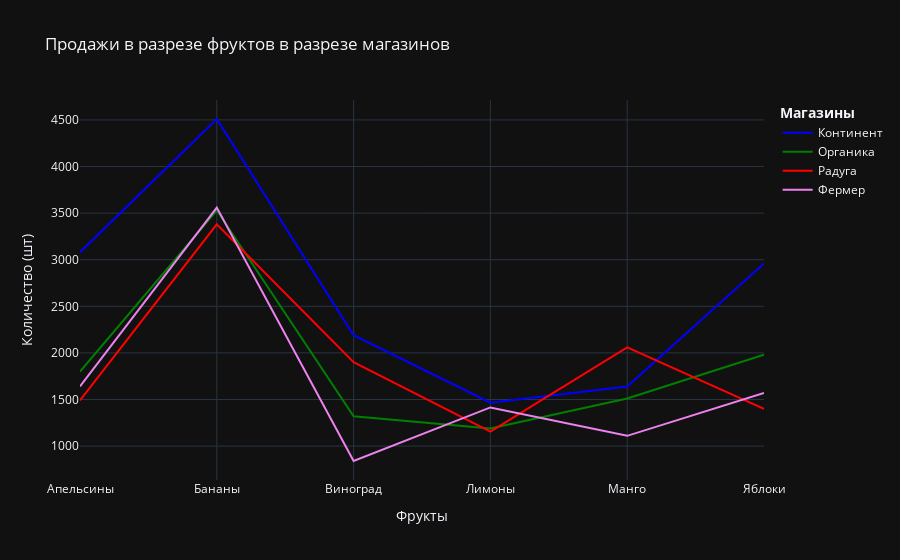

The notebook cell this image was saved under:
### Code cell
fig2 = px.line(df_stores, x='Фрукт', y="Количество",
               title='Продажи в разрезе фруктов в разрезе магазинов',
               color="Магазин",
               labels={"Фрукт": "Фрукты", "Магазин": '<b>Магазины</b>',
                       'Количество': 'Количество (шт)'},
               color_discrete_map={'Континент': 'blue', 'Радуга': 'red', 'Органика': 'green', 'Фермер': 'violet'})
fig2.show()

### Figure 1 — Plotly figure (JSON) as saved in the notebook; plotly's stock layout.template omitted (floating-point values rounded to 4 significant figures)
{"data": [{"hovertemplate": "<b>Магазины</b>=Континент<br>Фрукты=%{x}<br>Количество (шт)=%{y}<extra></extra>", "legendgroup": "Континент", "line": {"color": "blue", "dash": "solid"}, "marker": {"symbol": "circle"}, "mode": "lines", "name": "Континент", "orientation": "v", "showlegend": true, "x": ["Апельсины", "Бананы", "Виноград", "Лимоны", "Манго", "Яблоки"], "xaxis": "x", "y": [3080, 4510, 2190, 1465, 1640, 2960], "yaxis": "y", "type": "scatter"}, {"hovertemplate": "<b>Магазины</b>=Органика<br>Фрукты=%{x}<br>Количество (шт)=%{y}<extra></extra>", "legendgroup": "Органика", "line": {"color": "green", "dash": "solid"}, "marker": {"symbol": "circle"}, "mode": "lines", "name": "Органика", "orientation": "v", "showlegend": true, "x": ["Апельсины", "Бананы", "Виноград", "Лимоны", "Манго", "Яблоки"], "xaxis": "x", "y": [1800, 3530, 1320, 1190, 1510, 1980], "yaxis": "y", "type": "scatter"}, {"hovertemplate": "<b>Магазины</b>=Радуга<br>Фрукты=%{x}<br>Количество (шт)=%{y}<extra></extra>", "legendgroup": "Радуга", "line": {"color": "red", "dash": "solid"}, "marker": {"symbol": "circle"}, "mode": "lines", "name": "Радуга", "orientation": "v", "showlegend": true, "x": ["Апельсины", "Бананы", "Виноград", "Лимоны", "Манго", "Яблоки"], "xaxis": "x", "y": [1490, 3380, 1900, 1155, 2060, 1400], "yaxis": "y", "type": "scatter"}, {"hovertemplate": "<b>Магазины</b>=Фермер<br>Фрукты=%{x}<br>Количество (шт)=%{y}<extra></extra>", "legendgroup": "Фермер", "line": {"color": "violet", "dash": "solid"}, "marker": {"symbol": "circle"}, "mode": "lines", "name": "Фермер", "orientation": "v", "showlegend": true, "x": ["Апельсины", "Бананы", "Виноград", "Лимоны", "Манго", "Яблоки"], "xaxis": "x", "y": [1640, 3560, 840, 1415, 1110, 1570], "yaxis": "y", "type": "scatter"}], "layout": {"xaxis": {"anchor": "y", "domain": [0.0, 1.0], "title": {"text": "Фрукты"}}, "yaxis": {"anchor": "x", "domain": [0.0, 1.0], "title": {"text": "Количество (шт)"}}, "legend": {"title": {"text": "<b>Магазины</b>"}, "tracegroupgap": 0}, "title": {"text": "Продажи в разрезе фруктов в разрезе магазинов"}}}
